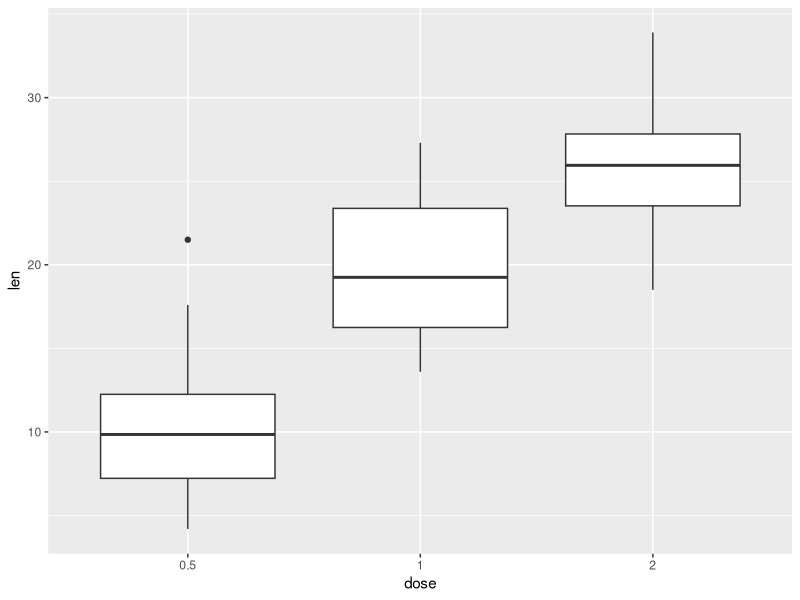
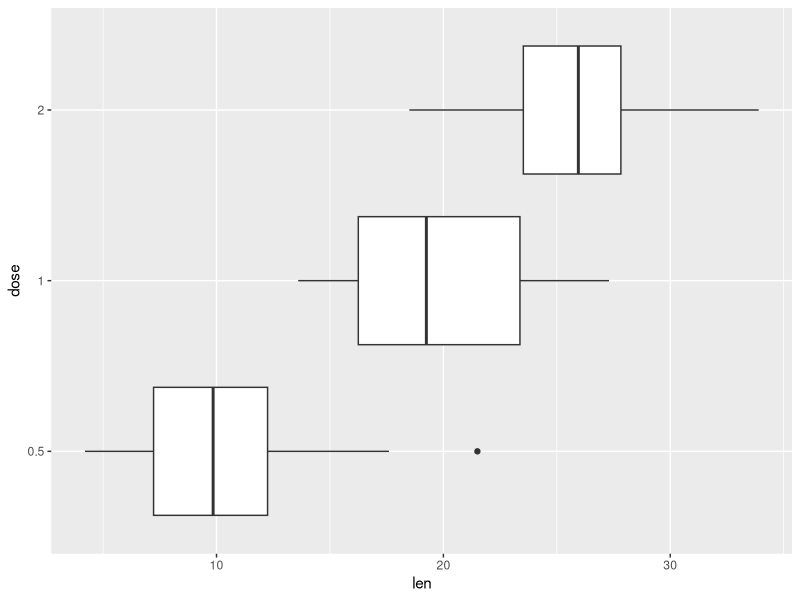
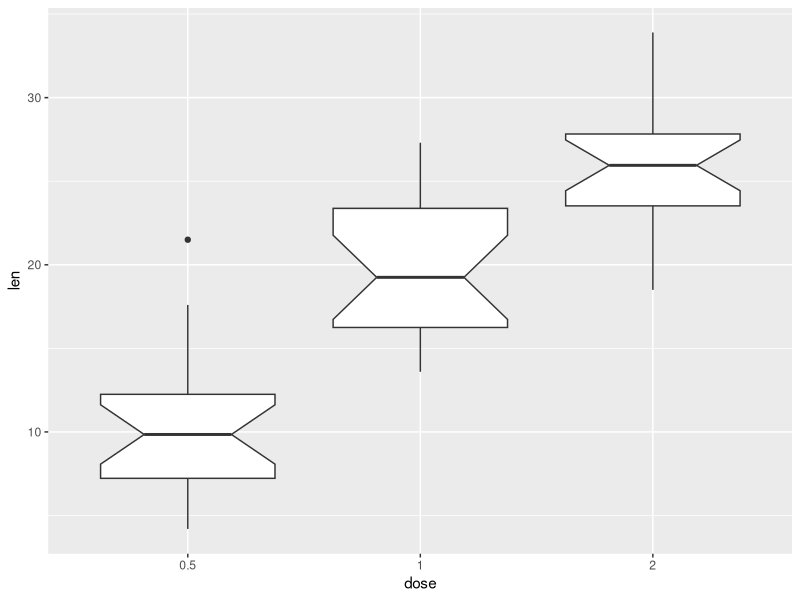
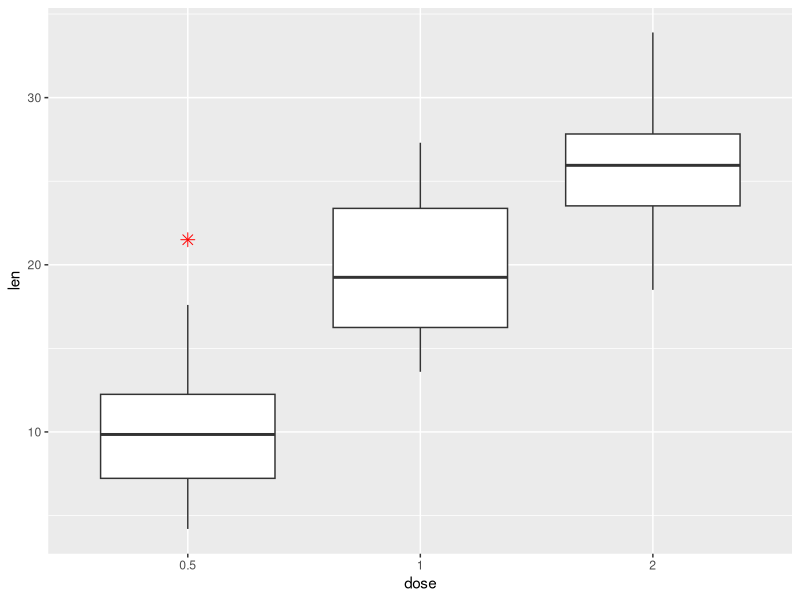
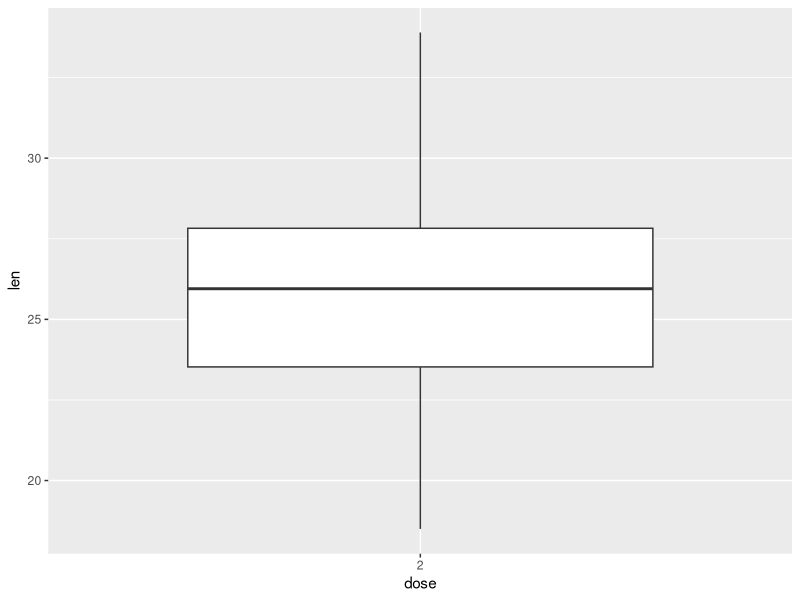
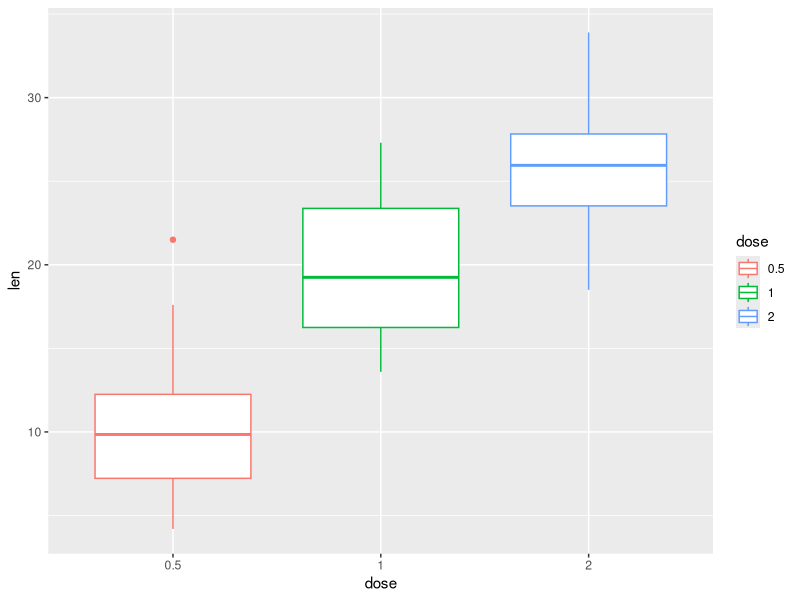
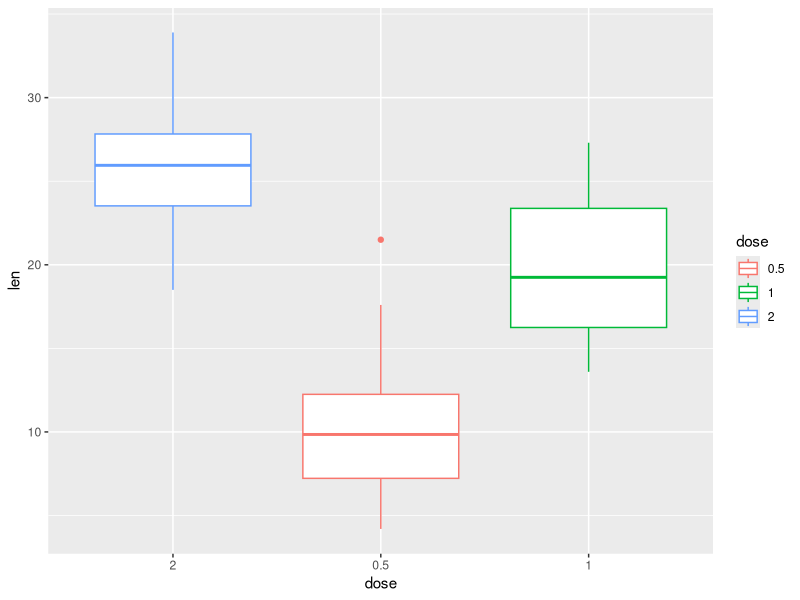
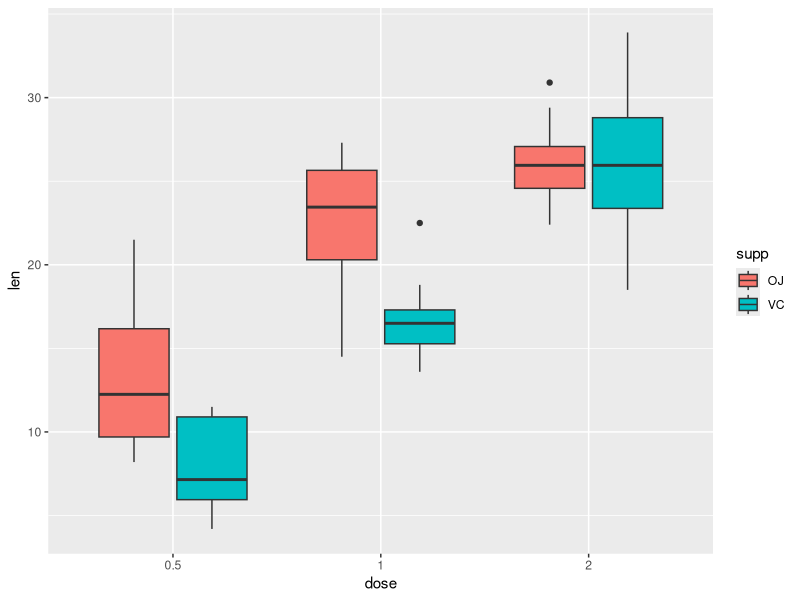

Source code (R) for these figures, in order:
# Loading the dataset
myData = ToothGrowth

# Converting the variable dose from a numeric to a factor variable
myData$dose = as.factor(myData$dose)

library(ggplot2)

# Basic boxplot
ggplot(myData, aes(x = dose, y = len)) +
  geom_boxplot()

# Rotating the box plot
ggplot(myData, aes(x = dose, y = len)) +
  geom_boxplot() +
  coord_flip()

# Notched box plot
ggplot(myData, aes(x = dose, y = len)) +
  geom_boxplot(notch = TRUE)

# Changing outlier, color, shape, and size
ggplot(myData, aes(x = dose, y = len)) +
  geom_boxplot(outlier.colour = "red", outlier.shape = 8, outlier.size = 3)

# Choosing which item to display
ggplot(myData, aes(x = dose, y = len)) +
  geom_boxplot(outlier.colour = "red", outlier.shape = 8, outlier.size = 3)+
  scale_x_discrete(limits = c("2"))

# Changing box plot line colors by groups
ggplot(myData, aes(x = dose, y = len, color = dose)) +
  geom_boxplot()

# Changing the item order
ggplot(myData, aes(x = dose, y = len, color = dose)) +
  geom_boxplot() +
  scale_x_discrete(limits = c("2", "0.5", "1"))

# Box plot with multiple groups
ggplot(myData, aes(x = dose, y = len, fill = supp)) +
  geom_boxplot()

# Changing the box position
ggplot(myData, aes(x = dose, y = len, fill = supp)) +
  geom_boxplot(position = position_dodge(1))
